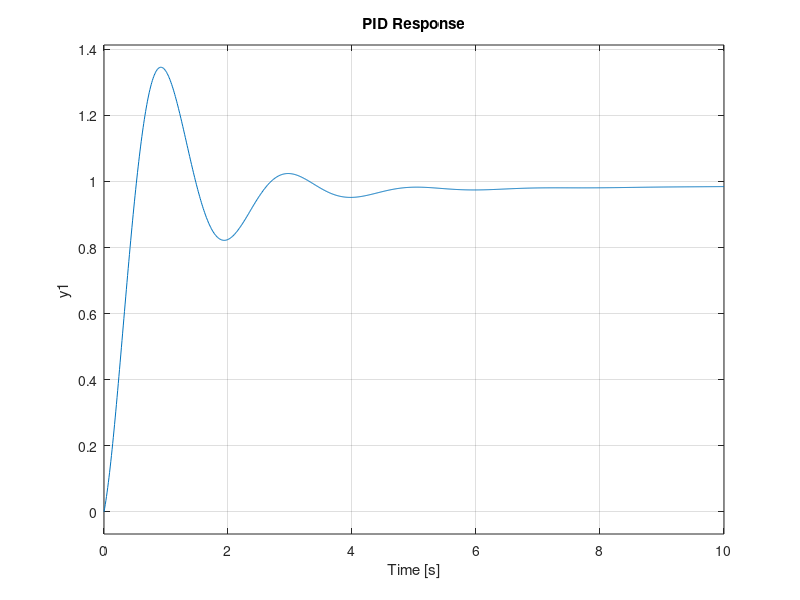

This chart was generated by the following MATLAB code:
s = tf('s');

G = 1/(s^2 + s + 0.5);

Kp = 10;
Ki = 1;
Kd = 1;

pid_c = pid(Kp,Ki,Kd);

sys_pid = feedback(pid_c*G,1);

t = linspace(0,10,1000);

figure
step(sys_pid,t)
grid on
title('PID Response')
